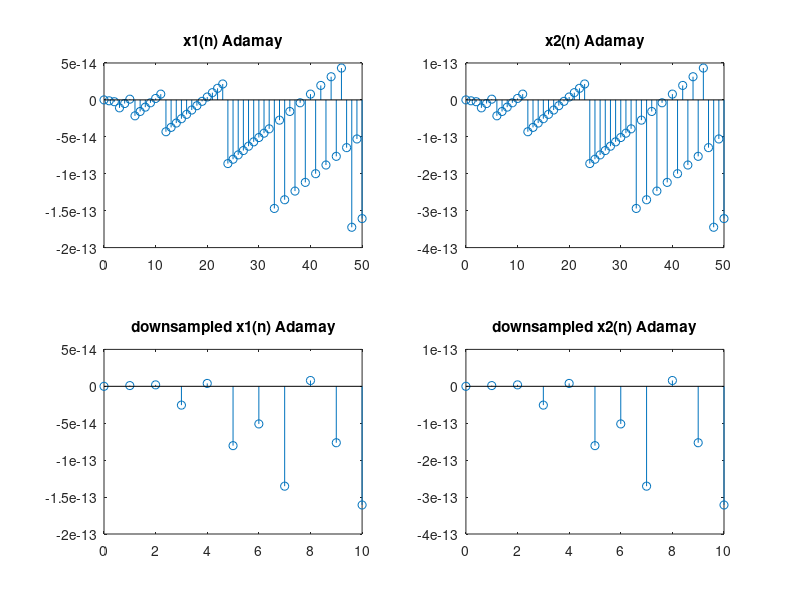

MATLAB code for this plot:
N=51;
n=0:N-1;
N_Freq1=input('Enter the value of normalized frequency1: '); 
x1=sin(2*pi*N_Freq1*n);
N_Freq2=input('Enter the value of normalized frequency2: '); 
N_Freq3=input('Enter the value of normalized frequency3: ');
x2=sin(2*pi*N_Freq2*n)+sin(2*pi*N_Freq3*n);
M=input('Value of down sampling factor: ');
y1=downsample(x1,M);
L1=length(y1);
y2=downsample(x2,M);
L2=length(y2);
subplot(2,2,1);
stem(0:N-1,x1(1:N));
title('x1(n) Adamay');
subplot(2,2,2);
stem(0:N-1,x2(1:N));
title('x2(n) Adamay');
subplot(2,2,3);
stem(0:L1-1,y1(1:L1));
title('downsampled x1(n) Adamay');
subplot(2,2,4);
stem(0:L2-1,y2(1:L2));
title('downsampled x2(n) Adamay')